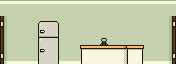

A 2D game scene composited from a Tiled map and its tileset images. What follows is a short description and the map's XML, with each tile layer's data collapsed to a summary:
An orthogonal 11x4 tile map with 16x16 px tiles, 1 tile layer (main).

<map version="1.0" orientation="orthogonal" width="11" height="4" tilewidth="16" tileheight="16">
 <tileset firstgid="1" name="tiles" tilewidth="16" tileheight="16">
  <image source="../../../data/tiles.png" trans="000000" width="256" height="256" />
 </tileset>
 <layer name="main" width="11" height="4">
  <data>[44 cells, 44 non-empty, 23 distinct tile ids]</data>
 </layer>
</map>
